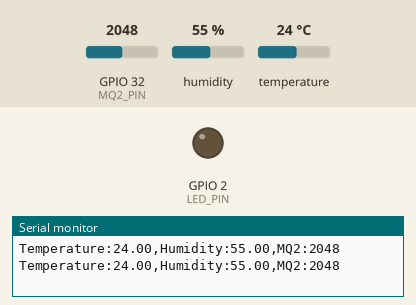
This sketch was run on a simulated ESP32. Parts: output pins drawn as LEDs (lit = HIGH), the last lines printed to the serial monitor. The inputs (shaded band) are chosen by the test bench; at power-on: temperature 24 °C, GPIO 32 (MQ2_PIN) = 2048, humidity 55 %.

Above: at 1.8 s.
1.9 s: temperature set to 28 °C
3.4 s: temperature set to 31 °C
At 4.4 s:
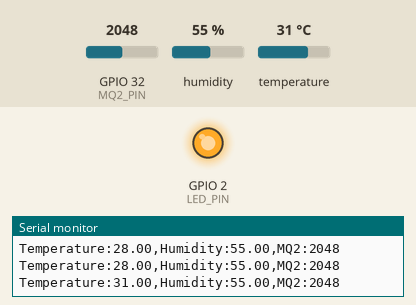
5.5 s: temperature set to 12 °C
At 6.8 s:
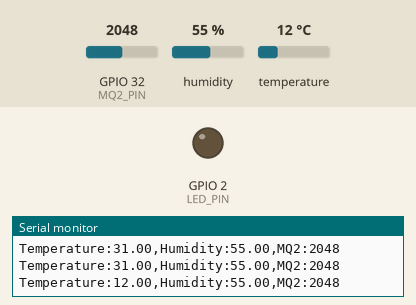
7.5 s: temperature set to 33 °C
At 9.2 s:
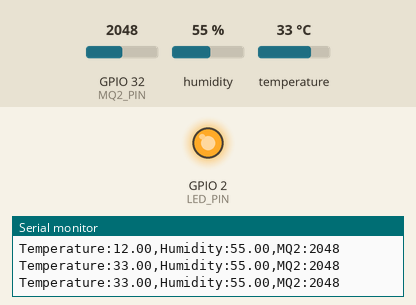
Timing chart, 0 to 10.6 s (numbered marks = the images above; inputs shaded):
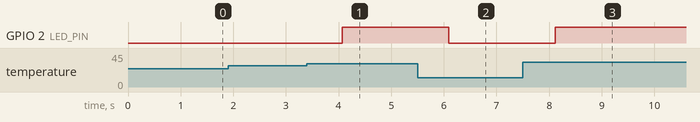

The sketch:

firefighting_1s_plotter.ino
```cpp
#include <DHT.h>

// Định nghĩa chân và loại cảm biến
#define DHTPIN 16       // Chân G16 nối với DHT11
#define DHTTYPE DHT11   // Định nghĩa loại cảm biến là DHT11
#define LED_PIN 2       // Chân G2 nối với LED
#define MQ2_PIN 32      // Chân G32 nối với MQ2

// Khởi tạo cảm biến DHT
DHT dht(DHTPIN, DHTTYPE);

void setup() {
  Serial.begin(115200);
  dht.begin();

  // Cài đặt chế độ cho LED và chân analog cho MQ2
  pinMode(LED_PIN, OUTPUT);
  pinMode(MQ2_PIN, INPUT);
}

void loop() {
  // Đọc giá trị nhiệt độ và độ ẩm từ DHT11
  float humidity = dht.readHumidity();
  float temperature = dht.readTemperature();

  // Đọc giá trị từ cảm biến MQ2 (nồng độ khói)
  int mq2Value = analogRead(MQ2_PIN);

  // Kiểm tra xem có lỗi khi đọc giá trị từ DHT11 không
  if (!isnan(humidity) && !isnan(temperature)) {
    // In ra giá trị nhiệt độ, độ ẩm và nồng độ khói theo định dạng cho Serial Plotter
    Serial.print("Temperature:");
    Serial.print(temperature);
    Serial.print(",Humidity:");
    Serial.print(humidity);
    Serial.print(",MQ2:");
    Serial.println(mq2Value);
  } else {
    Serial.println("Lỗi đọc dữ liệu từ cảm biến DHT11!");
  }

  // Điều khiển LED bật khi nhiệt độ > 29.5 độ C
  if (temperature > 29.5) {
    digitalWrite(LED_PIN, HIGH); // Bật LED
  } else {
    digitalWrite(LED_PIN, LOW);  // Tắt LED
  }

  delay(1000); // Đợi 1 giây trước khi đọc lại
}
```

Measured:
- the behaviour switches between 29 and 30 °C on temperature (found by bisection; images 0 and 1)
- after the input at 3.4 s, GPIO 2 (LED_PIN): LOW → HIGH after 0.67 s
- after the input at 5.5 s, GPIO 2 (LED_PIN): HIGH → LOW after 0.60 s
- after the input at 7.5 s, GPIO 2 (LED_PIN): LOW → HIGH after 0.62 s
